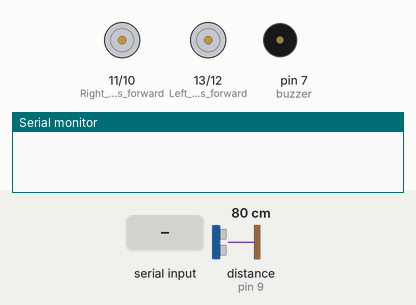
A sketch run on a simulated Arduino Uno, built with avr-gcc and run on an emulated ATmega328P. Parts: motor-driver pin pairs drawn as motors (green arrow = first pin HIGH = forward, orange = second pin HIGH = backward, longer = more drive), buzzer (waves = sounding), the last lines printed to the serial monitor. Wiring (inferred from the names in the program): ultrasonic range finder: trigger pin 8; echo pin 9. Inputs (shaded band) come from the test bench; at power-on: distance to the obstacle (sensor on pin 9) 80 cm. The echo pulse lasts 58.3 µs per cm.

Above: at 1.2 s.
1.3 s: distance to the obstacle (sensor on pin 9) set to 34 cm
2.8 s: distance to the obstacle (sensor on pin 9) set to 27 cm
At 4.0 s:
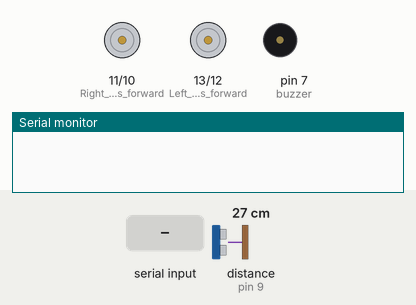
5.8 s: "F" received over Serial
7.3 s: "B" received over Serial
8.8 s: distance to the obstacle (sensor on pin 9) set to 4 cm
At 9.9 s:
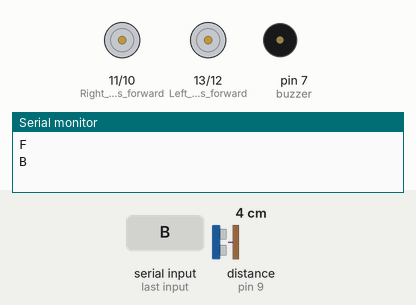
10.3 s: distance to the obstacle (sensor on pin 9) set to 2 cm
Timing chart, 0 to 14.3 s (numbered marks = the images above; inputs shaded):
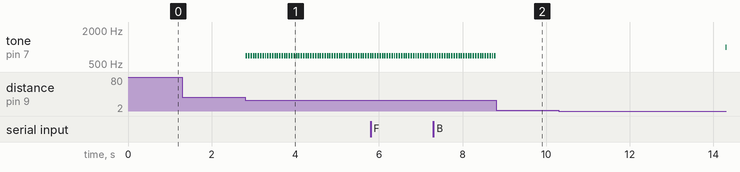

Measured:
- the behaviour switches between 31 and 30 cm on distance to the obstacle (sensor on pin 9) (found by bisection; images 0 and 1)
- after the input at 1.3 s, every drawn part: stays the same
- after the input at 2.8 s, tone on pin 7 (buzzer): alternates 700 Hz for 0.04 s and silent for 0.02 s, starting at once
- after the input at 8.8 s, tone on pin 7 (buzzer): stops changing and stays silent

The sketch:

Code.ino
```cpp
/*George Gountinoudis - UTH
 2020 - GPLv3
 Feel free to use, improve and share! */

char t;

int trigPin = 8;    // TRIG pin
int echoPin = 9;    // ECHO pin
float duration_us, distance_cm = 50;
const int buzzer = 7; // Buzzer to arduino pin 7

void setup() {

  pinMode(buzzer, OUTPUT); // Set buzzer - pin 9 as an output
  pinMode(13, OUTPUT);     // Left motors forward
  pinMode(12, OUTPUT);     // Left motors reverse
  pinMode(11, OUTPUT);     // Right motors forward
  pinMode(10, OUTPUT);     // Right motors reverse
  Serial.begin(9600);


  pinMode(trigPin, OUTPUT); // Configure the TRIG pin to output mode
  pinMode(echoPin, INPUT);  // Configure the ECHO pin to input mode

}

void loop() {

  if (Serial.available()) {
    t = Serial.read();
    Serial.println(t);
  }
  switch (t) {

    case 'F' :          // Move forward (all motors rotate in forward direction)
    digitalWrite(13, HIGH);
    digitalWrite(11, HIGH);

    case 'B' :          // Move reverse (all motors rotate in reverse direction)
    digitalWrite(12, HIGH);
    digitalWrite(10, HIGH);

    case 'R' :         // Turn right (left side motors rotate in forward direction, right side motors doesn't rotate)
    digitalWrite(11, HIGH);

    case 'L' :         // Turn left (right side motors rotate in forward direction, left side motors doesn't rotate)
    digitalWrite(13, HIGH);

    case 'S' :         // STOP (all motors stop rotating)
    digitalWrite(13, LOW);
    digitalWrite(12, LOW);
    digitalWrite(11, LOW);
    digitalWrite(10, LOW);
  }

  digitalWrite(trigPin, HIGH);
  delayMicroseconds(10);
  digitalWrite(trigPin, LOW);
  duration_us = pulseIn(echoPin, HIGH); // Measure duration of pulse from ECHO pin
  distance_cm = 0.017 * duration_us;    // Calculate the distance
  if ((distance_cm <= 30) && (distance_cm > 20)) {

    tone(buzzer, 700); // Send 0.700KHz sound signal...
    delay(35);         // ...for 0.35 sec
    noTone(buzzer);    // Stop sound
  }

  if ((distance_cm <= 20) && (distance_cm > 10)) {

    tone(buzzer, 850); // Send 0.850KHz sound signal...
    delay(20);         // ...for 0.020 sec
    noTone(buzzer);    // Stop sound
  }

  if (distance_cm <= 10) {

    tone(buzzer, 1000); // Send 1KHz sound signal...
    delay(5);           // ...for 0.005 sec
    noTone(buzzer);     // Stop sound
  }

  delay(20);
}
```
